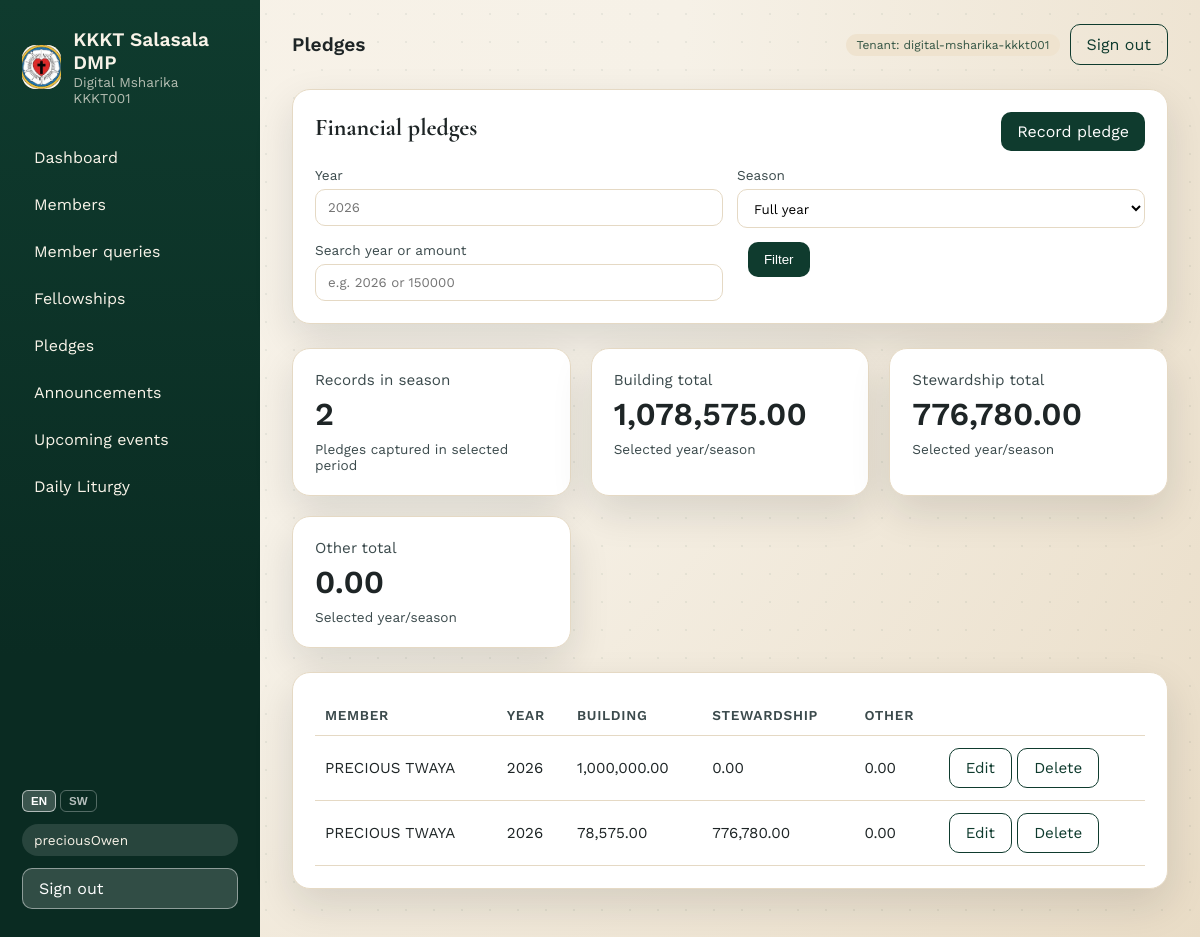
Screenshot of /pledges/ (signed in) with the database file from the repository.
### tenants/models.py (models this page shows, shortened)
class Tenant(models.Model):
	name = models.CharField(max_length=200)
	slug = models.SlugField(unique=True)
	is_active = models.BooleanField(default=True)
	created_at = models.DateTimeField(auto_now_add=True)
	class Meta:
		ordering = ["name"]

### pledges/models.py (models this page shows, shortened)
class Pledge(TenantAwareModel):
	member = models.ForeignKey(Member, on_delete=models.CASCADE)
	year = models.IntegerField(default=2026)
	building_pledge = models.DecimalField(max_digits=10, decimal_places=2, default=0)
	stewardship_pledge = models.DecimalField(max_digits=10, decimal_places=2, default=0)
	other_pledges = models.DecimalField(max_digits=10, decimal_places=2, default=0)
	submission_date = models.DateField(auto_now_add=True)
	class Meta:
		ordering = ["-year", "member__full_name"]
		constraints = [
			models.UniqueConstraint(
				fields=["tenant", "member", "year"],
				name="uniq_member_year_pledge_per_tenant",
			)
		]

### members/models.py (models this page shows, shortened)
class Member(TenantAwareModel):
	membership_no = models.CharField(max_length=50)
	username = models.CharField(max_length=80, blank=True)
	password = models.CharField(max_length=128, blank=True)
	full_name = models.CharField(max_length=200)
	gender = models.CharField(max_length=10)
	dob = models.DateField()
	place_of_birth = models.CharField(max_length=200, blank=True)
	marital_status = models.CharField(max_length=20)
	marriage_type = models.CharField(max_length=50, blank=True)
	marriage_date = models.DateField(null=True, blank=True)
	marriage_place = models.CharField(max_length=200, blank=True)
	spouse_name = models.CharField(max_length=200, blank=True)
	living_with_spouse_name = models.CharField(max_length=200, blank=True)
	dependents = models.JSONField(default=list, blank=True, null=True)
	primary_phone = models.CharField(max_length=20)
	spouse_phone = models.CharField(max_length=20, blank=True)
	email = models.EmailField(blank=True)
	po_box = models.CharField(max_length=50, blank=True)
	house_number = models.CharField(max_length=50, blank=True)
	residence_name = models.CharField(max_length=100, blank=True)
	block_number = models.CharField(max_length=50, blank=True)
	fellowship_name = models.CharField(max_length=100, blank=True)
	previous_parish = models.CharField(max_length=200, blank=True)
	neighbor_name = models.CharField(max_length=200, blank=True)
	neighbor_phone = models.CharField(max_length=20, blank=True)
	elder_name = models.CharField(max_length=200, blank=True)
	elder_phone = models.CharField(max_length=20, blank=True)
	occupation = models.CharField(max_length=100, blank=True)
	work_place = models.CharField(max_length=200, blank=True)
	education_level = models.CharField(max_length=50, blank=True)
	profession = models.CharField(max_length=100, blank=True)
	volunteer_status = models.BooleanField(default=False)
	is_baptized = models.BooleanField(default=False)
	baptism_date = models.DateField(null=True, blank=True)
	is_confirmed = models.BooleanField(default=False)
	confirmation_date = models.DateField(null=True, blank=True)
	participates_in_sacraments = models.BooleanField(default=False)
	participates_in_fellowship = models.BooleanField(default=False)
	fellowship_house_name = models.CharField(max_length=200, blank=True)
	fellowship_non_participation_reason = models.TextField(blank=True)
	fellowship_chairperson_name = models.CharField(max_length=200, blank=True)
	fellowship_chairperson_signature = models.CharField(max_length=200, blank=True)
	join_fellowship = models.BooleanField(default=False)
	join_sunday_school = models.BooleanField(default=False)
	join_visiting_sick = models.BooleanField(default=False)
	join_bible_study = models.BooleanField(default=False)
	join_choir = models.BooleanField(default=False)
	join_union = models.BooleanField(default=False)
	pledge_year = models.IntegerField(default=0)
	pledge_building = models.DecimalField(max_digits=10, decimal_places=2, default=0)
	pledge_stewardship = models.DecimalField(max_digits=10, decimal_places=2, default=0)
	pledge_other = models.DecimalField(max_digits=10, decimal_places=2, default=0)
	has_membership_number = models.BooleanField(default=False)
	membership_registration_date = models.DateField(null=True, blank=True)
	membership_registered_full_name = models.CharField(max_length=200, blank=True)
	created_at = models.DateTimeField(auto_now_add=True)
	updated_at = models.DateTimeField(auto_now=True)
	class Meta:
		ordering = ["full_name"]
		constraints = [
			models.UniqueConstraint(
				fields=["tenant", "membership_no"],
				name="uniq_member_membership_per_tenant",
			),
			models.UniqueConstraint(
				fields=["tenant", "username"],
				name="uniq_member_username_per_tenant",
			),
		]

### pledges/views.py (the view, shortened to what this page needs)
# urls.py: path("", views.PledgeListView.as_view(), name="list"),
class PledgeListView(TenantMixin, ListView):
    model = Pledge
    template_name = "pledges/list.html"
    context_object_name = "pledges"
    paginate_by = 20
    def _base_queryset(self):
        qs = super().get_queryset().select_related("member")
        if not self.is_admin():
            member = self.get_member()
            if not member:
                return qs.none()
            qs = qs.filter(member=member)
        return qs
    def _apply_period_filters(self, qs):
        year = (self.request.GET.get("year", "") or "").strip()
        if year:
            qs = qs.filter(year=year)
        season = (self.request.GET.get("season", "annual") or "annual").strip().lower()
        if season == "h1":
            qs = qs.filter(submission_date__month__gte=1, submission_date__month__lte=6)
        elif season == "h2":
            qs = qs.filter(submission_date__month__gte=7, submission_date__month__lte=12)
        return qs
    def _apply_search_filter(self, qs):
        search = (self.request.GET.get("q", "") or "").strip()
        if not search:
            return qs
    def get_queryset(self):
        qs = self._base_queryset()
        qs = self._apply_period_filters(qs)
        qs = self._apply_search_filter(qs)
        return qs
    def get_context_data(self, **kwargs):
        ctx = super().get_context_data(**kwargs)
        ctx["selected_year"] = self.request.GET.get("year", "")
        ctx["selected_season"] = self.request.GET.get("season", "annual")
        ctx["selected_query"] = self.request.GET.get("q", "")
        period_qs = self._apply_period_filters(self._base_queryset())
        totals = period_qs.aggregate(
            building_total=Sum("building_pledge"),
            stewardship_total=Sum("stewardship_pledge"),
            other_total=Sum("other_pledges"),
        )
        building_total = totals["building_total"] or Decimal("0")
        stewardship_total = totals["stewardship_total"] or Decimal("0")
        other_total = totals["other_total"] or Decimal("0")
        ctx["period_record_count"] = period_qs.count()
        ctx["building_total_display"] = f"{building_total:,.2f}"
        ctx["stewardship_total_display"] = f"{stewardship_total:,.2f}"
        ctx["other_total_display"] = f"{other_total:,.2f}"
        for pledge in ctx.get("pledges", []):
            pledge.building_pledge_display = f"{pledge.building_pledge:,.2f}"
            pledge.stewardship_pledge_display = f"{pledge.stewardship_pledge:,.2f}"
            pledge.other_pledges_display = f"{pledge.other_pledges:,.2f}"
        return ctx

### templates/pledges/list.html (shortened to what this page needs)
{% extends 'base.html' %}
{% load i18n %}
{% block header %}{% trans "Pledges" %}{% endblock %}
{% block content %}
<section class="card">
    <div class="card-head">
        <h2>{% trans "Financial pledges" %}</h2>
        {% if user.is_superuser or user.id == 1 %}
            <a class="btn" href="{% url 'pledges:create' %}">{% trans "Record pledge" %}</a>
        {% endif %}
    </div>
    <form method="get" class="form">
        <div class="form-grid">
            <label>
                <span>{% trans "Year" %}</span>
                <input type="text" name="year" value="{{ selected_year }}" placeholder="2026" class="form-control" inputmode="numeric" />
            </label>
            <label>
                <span>{% trans "Season" %}</span>
                <select name="season" class="form-select">
                    <option value="annual" {% if selected_season == "annual" %}selected{% endif %}>{% trans "Full year" %}</option>
                </select>
            </label>
            <label>
                <span>{% trans "Search year or amount" %}</span>
                <input type="text" name="q" value="{{ selected_query }}" placeholder="{% trans 'e.g. 2026 or 150000' %}" class="form-control" inputmode="numeric" />
            </label>
            <div>
                <span>&nbsp;</span>
                <button class="btn" type="submit">{% trans "Filter" %}</button>
            </div>
        </div>
    </form>
</section>
<section class="grid cards">
    <div class="card stat">
        <div class="stat-title">{% trans "Records in season" %}</div>
        <div class="stat-value">{{ period_record_count|default:0 }}</div>
        <div class="stat-foot">{% trans "Pledges captured in selected period" %}</div>
    </div>
    <div class="card stat">
        <div class="stat-title">{% trans "Building total" %}</div>
        <div class="stat-value">{{ building_total_display }}</div>
        <div class="stat-foot">{% trans "Selected year/season" %}</div>
    </div>
    <div class="card stat">
        <div class="stat-title">{% trans "Stewardship total" %}</div>
        <div class="stat-value">{{ stewardship_total_display }}</div>
        <div class="stat-foot">{% trans "Selected year/season" %}</div>
    </div>
    <div class="card stat">
        <div class="stat-title">{% trans "Other total" %}</div>
        <div class="stat-value">{{ other_total_display }}</div>
        <div class="stat-foot">{% trans "Selected year/season" %}</div>
    </div>
</section>
<section class="card">
    <table class="table">
        <thead>
            <tr>
                <th>{% trans "Member" %}</th>
                <th>{% trans "Year" %}</th>
                <th>{% trans "Building" %}</th>
                <th>{% trans "Stewardship" %}</th>
                <th>{% trans "Other" %}</th>
                <th></th>
            </tr>
        </thead>
        <tbody>
            {% for pledge in pledges %}
                <tr>
                    <td>{{ pledge.member.full_name }}</td>
                    <td>{{ pledge.year }}</td>
                    <td>{{ pledge.building_pledge_display }}</td>
                    <td>{{ pledge.stewardship_pledge_display }}</td>
                    <td>{{ pledge.other_pledges_display }}</td>
                    <td>
                        {% if user.is_superuser or user.id == 1 %}
                            <a class="btn ghost" href="{% url 'pledges:update' pledge.pk %}">{% trans "Edit" %}</a>
                            <a class="btn ghost" href="{% url 'pledges:delete' pledge.pk %}">{% trans "Delete" %}</a>
                        {% endif %}
                    </td>
                </tr>
            {% empty %}
                <tr>
                    <td colspan="6" class="muted">{% trans "No pledges recorded." %}</td>
                </tr>
            {% endfor %}
        </tbody>
    </table>
</section>
{% endblock %}

### templates/base.html (shortened to what this page needs)
{% load static i18n %}
{% get_current_language as LANGUAGE_CODE %}
<!DOCTYPE html>
<html lang="{{ LANGUAGE_CODE }}">
<head>
    <link rel="stylesheet" href="{% static 'css/app.css' %}" />
</head>
<body>
    <div class="page">
        {% if not hide_sidebar %}
        <aside class="sidebar" id="sidebar">
            <div class="brand">
                <div class="brand-mark">
                    <img src="/media/logo/kkkt-logo.jpg" alt="KKKT Salasala DMP logo" />
                </div>
                <div>
                    <div class="brand-title">KKKT Salasala DMP</div>
                    {% if request.tenant %}
                        <div class="brand-sub">{{ request.tenant.name }}</div>
                    {% endif %}
                </div>
            </div>
            <nav class="nav">
                {% if user.is_authenticated and user.is_superuser or user.is_authenticated and user.id == 1 %}
                    <a href="{% url 'home' %}">{% trans "Dashboard" %}</a>
                    <a href="{% url 'members:list' %}">{% trans "Members" %}</a>
                    <a href="{% url 'members:applications' %}">
                        {% trans "Member queries" %}
                    </a>
                    <a href="{% url 'fellowships:list' %}">{% trans "Fellowships" %}</a>
                    <a href="{% url 'pledges:list' %}">{% trans "Pledges" %}</a>
                    <a href="{% url 'content:announcements' %}">{% trans "Announcements" %}</a>
                    <a href="{% url 'content:upcoming-events' %}">{% trans "Upcoming events" %}</a>
                    <a href="{% url 'content:liturgy' %}">{% trans "Daily Liturgy" %}</a>
                {% endif %}
            </nav>
            <div class="sidebar-footer">
                <form action="{% url 'set_language' %}" method="post" class="lang-sw">
                    <button name="language" value="en" type="submit" class="lang-btn{% if LANGUAGE_CODE == 'en' %} active{% endif %}">EN</button>
                    <button name="language" value="sw" type="submit" class="lang-btn{% if LANGUAGE_CODE == 'sw' %} active{% endif %}">SW</button>
                </form>
                {% if user.is_authenticated %}
                    <div class="user-pill">{{ user.username }}</div>
                    <a class="btn ghost" href="{% url 'logout' %}">{% trans "Sign out" %}</a>
                {% else %}
                    <a class="btn" href="{% url 'login' %}">{% trans "Sign in" %}</a>
                {% endif %}
            </div>
        </aside>
        {% endif %}
        <div class="content">
            <header class="topbar">
                <div class="topbar-title">{% block header %}{% trans "Welcome" %}{% endblock %}</div>
                <div class="topbar-actions">
                    {% if request.tenant %}
                        <span class="badge">{% trans "Tenant" %}: {{ request.tenant.slug }}</span>
                    {% endif %}
                    {% if user.is_authenticated %}
                        <a class="btn ghost" href="{% url 'logout' %}">{% trans "Sign out" %}</a>
                    {% endif %}
                </div>
            </header>
            <main class="main">
                {% block content %}{% endblock %}
            </main>
        </div>
    </div>
</body>
</html>

### rows the page displays
Tenant: tenant.name "Digital Msharika KKKT001", tenant.slug "digital-msharika-kkkt001"
Pledge: member.full_name "PRECIOUS TWAYA", year "2026", building_pledge_display "1,000,000.00", stewardship_pledge_display "0.00", other_pledges_display "0.00"
Pledge: member.full_name "PRECIOUS TWAYA", year "2026", building_pledge_display "78,575.00", stewardship_pledge_display "776,780.00", other_pledges_display "0.00"

### other values shown
{{ user.username }} "preciousOwen"
{{ period_record_count|default:0 }} "2"
{{ building_total_display }} "1,078,575.00"
{{ stewardship_total_display }} "776,780.00"
{{ other_total_display }} "0.00"
